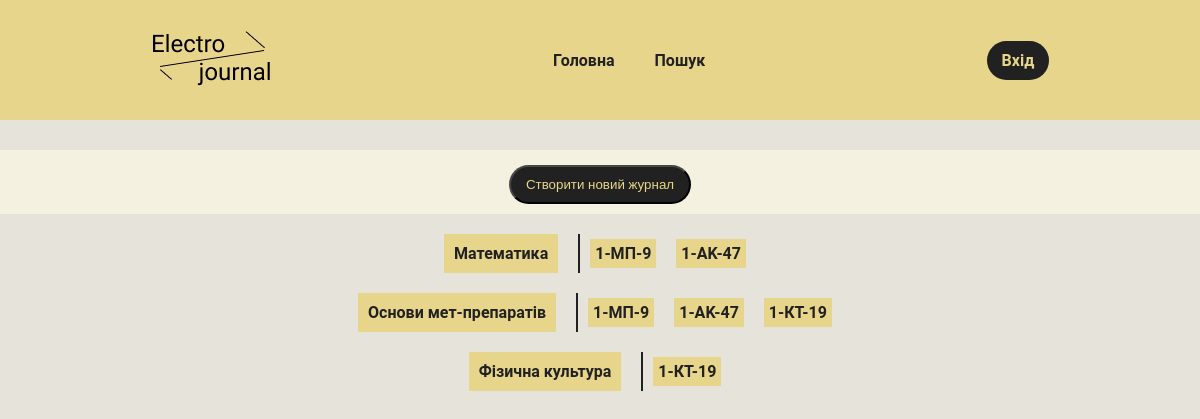
Screenshot of /journal/teacher-17/list/ with the database file from the repository.
### journal/models.py (models this page shows, shortened)
class Subject(models.Model):
    class Meta:
        verbose_name = "Предмет"
        verbose_name_plural = "Предмети"
    name = models.CharField(max_length=45, verbose_name="Назва предмету")
    slug = models.SlugField(max_length=45, unique=True, verbose_name="Ідентифікатор")
    short_name = models.CharField(max_length=33, verbose_name="Скорочена назва предмету")
    evaluation_system = models.ForeignKey("EvaluationSystem", on_delete=models.CASCADE, verbose_name="Система оцінювання")
    def __str__(self):
        return self.name

class GroupSubject(models.Model):
    class Meta:
        verbose_name = "Предмет групи"
        verbose_name_plural = "Предмети груп"
    group = models.ForeignKey('Group', on_delete=models.CASCADE, verbose_name="Група")
    subject = models.ForeignKey('Subject', on_delete=models.CASCADE, verbose_name="Предмет")
    amount_of_hours = models.PositiveIntegerField(verbose_name="Кількість годин")

class Group(models.Model):
    class Meta:
        verbose_name = "Група"
        verbose_name_plural = "Групи"
    name = models.CharField(max_length=45, verbose_name="Назва групи")
    slug = models.SlugField(max_length=45, unique=True, verbose_name="URL")
    teacher = models.OneToOneField('Teacher', on_delete=models.CASCADE)
    def __str__(self):
        return self.name

### journal/views.py (the view, shortened to what this page needs)
# urls.py: path('journal/teacher-<int:teacher_pk>/list/', teacher_journal_list, name="teacher_journal_list"),
def teacher_journal_list(request, teacher_pk):
    teacher_subj_objs = TeacherSubject.objects.filter(teacher__pk=teacher_pk)
    replacement_objs = Replacement.objects.filter(teacher__pk=teacher_pk)
    subjects = dict()
    for obj in teacher_subj_objs:
        obj_subject = obj.group_subject.subject
        obj_group_subj = obj.group_subject
        if obj_subject in subjects:
            subjects[obj_subject].append({'group_subject': obj_group_subj, 'pk': obj.pk})
        else:
            subjects.update({obj_subject: [{'group_subject': obj_group_subj, 'pk': obj.pk}]})
    replacements = dict()
    context = {
        'title': 'Teacher journal list',
        'subject_list': Subject.objects.all(),
        'group_list': Group.objects.all(),
        'journal_create_form': JournalCreateForm,
        'replacements': replacements.items(),
        'subjects': subjects.items()
    }
    return render(request, 'journal/teacher_journals.html', context=context)

### journal/templates/journal/teacher_journals.html (shortened to what this page needs)
{% extends 'journal/base.html' %}
{% load journal_tags %}
{% block main %}
<div class="filters">
    <button class="openForm" data-class="journal_create">Створити новий журнал</button>
</div>
<div class="journal_list">
    {% for subj, info in subjects %}
    <div class="journal_list__item">
            <div class="journal_list__item_name">
                <b>{{ subj }}</b>
            </div>
            <ul class="journal_list__item_groups">
                {% for el in info %}
                    <li class="journal_list__item_groups_group">
                        <a class="journal_list__item_groups_group_name" href="{% url 'teacher_journal' el.pk %}">{{ el.group_subject.group }}</a>
                    </li>
                {% endfor %}
            </ul>
    </div>
    {% endfor %}
</div>
{% endblock %}

### journal/static/journal/styles.css (style rules this page uses)
* { padding: 0; margin: 0; -webkit-box-sizing: border-box; box-sizing: border-box; }
a { background-color: transparent; color: inherit; text-decoration: none; font-weight: 600; }
li { list-style: none; }
html, body { font-family: 'Roboto'; font-style: normal; font-weight: 400; color: #212121; background-color: #E5E3DA; }
body { text-align: center; }
input[type=submit], .customize_input, button, input, select { margin: 5px auto 0 auto; padding: 10px 15px; background-color: #212121; border-color: #484746; border-radius: 25px; color: #E8D58C; -webkit-transition: .3s; transition: .3s; }
input[type=submit], button, select { cursor: pointer; }
.filters { background-color: #F4F1E1; padding: 10px 0; margin-bottom: 10px; text-align: center; }
.journal_list { display: -webkit-box; display: -ms-flexbox; display: flex; -webkit-box-orient: vertical; -webkit-box-direction: normal; -ms-flex-direction: column; flex-direction: column; -webkit-box-align: center; -ms-flex-align: center; align-items: center; }
.journal_list__item { margin: 10px 0; display: -webkit-inline-box; display: -ms-inline-flexbox; display: inline-flex; }
.journal_list__item_name { padding: 10px; background-color: #E8D58C; }
.journal_list__item_groups { display: -webkit-box; display: -ms-flexbox; display: flex; margin-left: 20px; border-left: 2px solid #212121; -webkit-box-align: center; -ms-flex-align: center; align-items: center; }
.journal_list__item_groups_group { padding: 5px; margin: 0 10px; background-color: #E8D58C; -webkit-transition: .3s; transition: .3s; }
.journal_list__item_groups_group_name { cursor: pointer; }

### rows the page displays
Subject: name "Математика"
GroupSubject: group_subject.group "1-МП-9"
GroupSubject: group_subject.group "1-AK-47"
Subject: name "Основи мет-препаратів"
GroupSubject: group_subject.group "1-МП-9"
GroupSubject: group_subject.group "1-AK-47"
GroupSubject: group_subject.group "1-КТ-19"
Subject: name "Фізична культура"
GroupSubject: group_subject.group "1-КТ-19"
